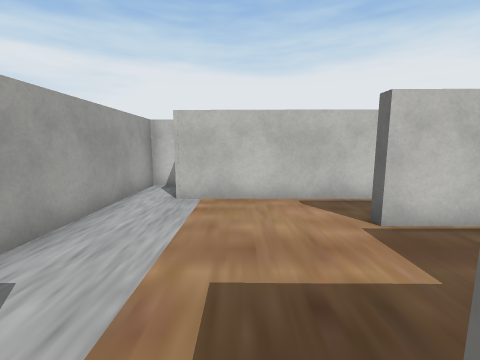
[1] (above)

19 first-person views from a walk through a 3-D level made in the Unity game engine. The camera is 1.4 m above the floor, tilts 8° down and sees 90° across. The floor is counted in squares, 1 m on a side. Each view is taken from the middle of a square. On the plan, view 1 faces up. The plan holds only what a view shows up to about 13 squares ahead; the rest is blank. The place goes on beyond the plan. The player is left out. Some surface patterns are stand-ins.

[2]
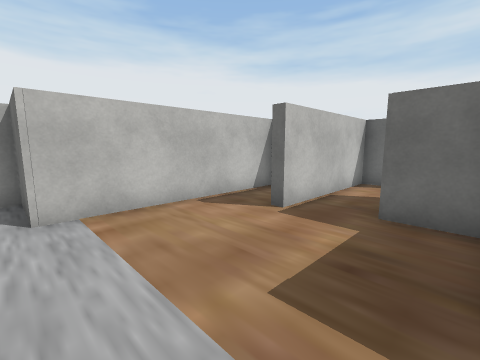

[3]
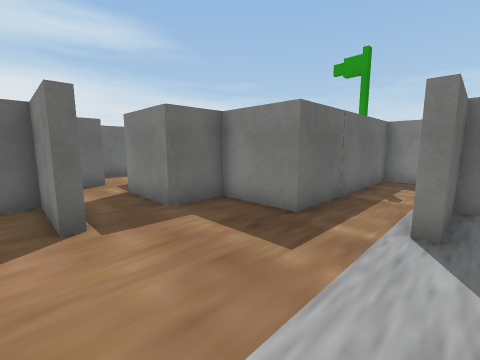

[4]
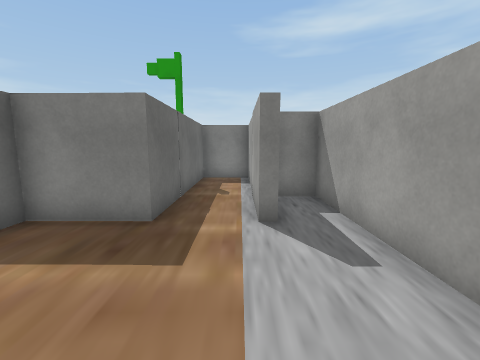

[5]
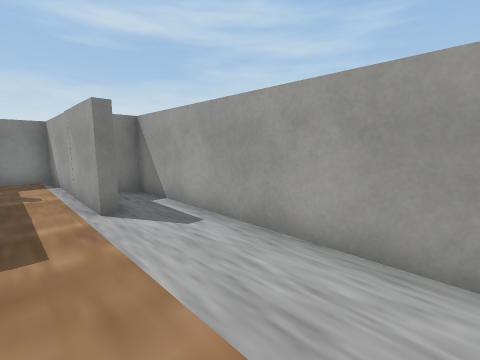

[6]
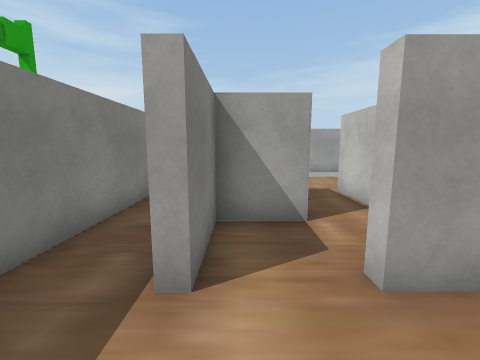

[7]
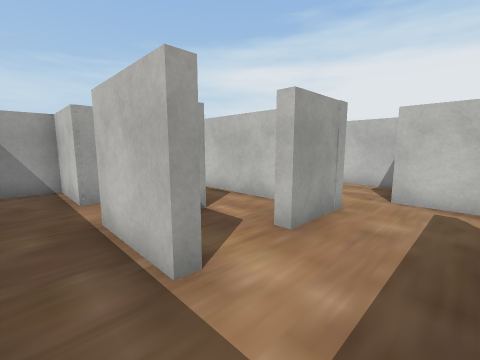

[8]
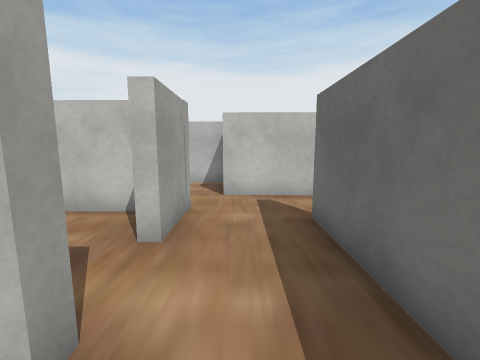

[9]
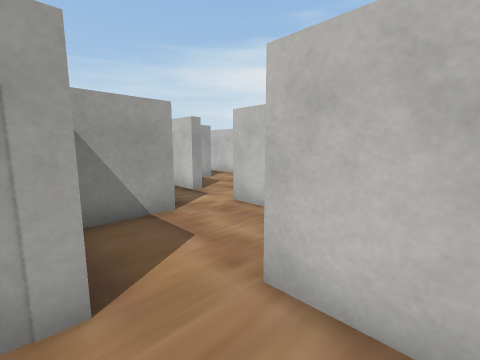

[10]
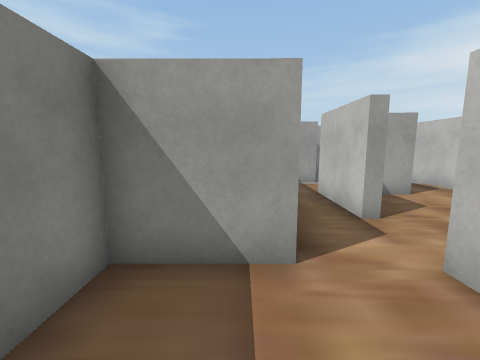

[11]
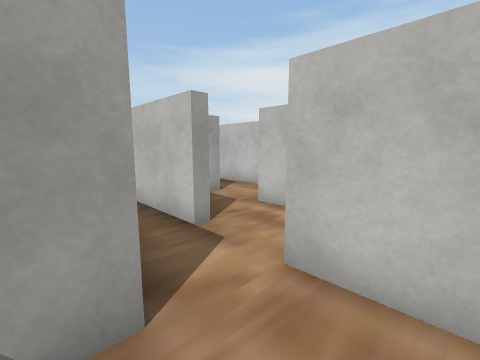

[12]
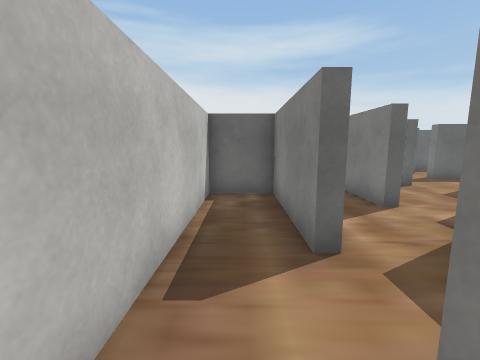

[13]
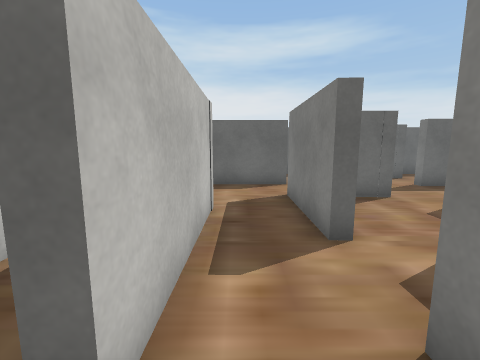

[14]
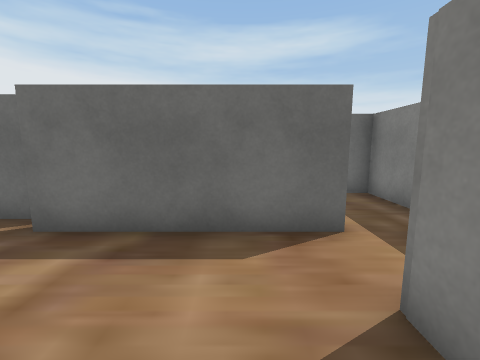

[15]
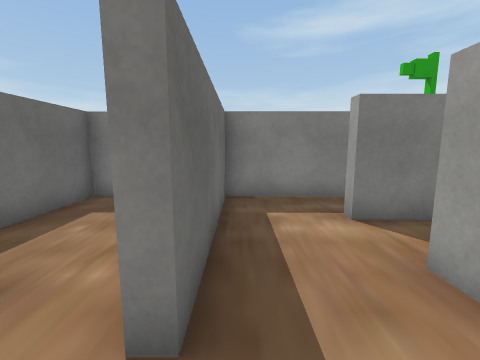

[16]
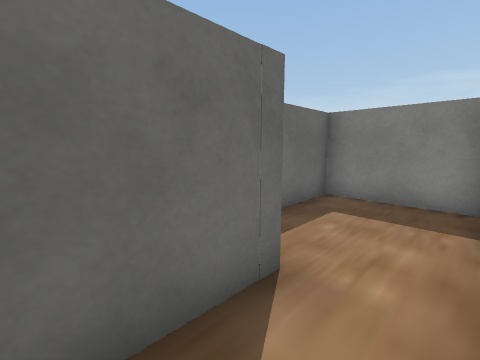

[17]
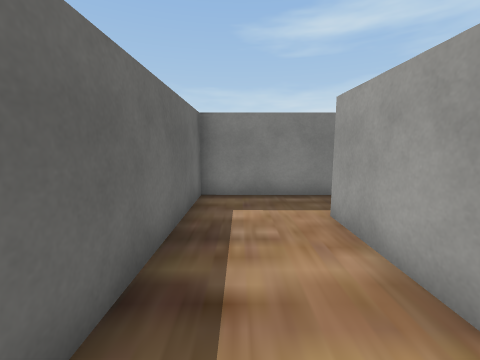

[18]
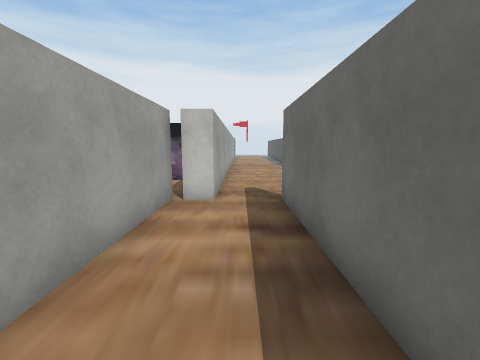

[19]
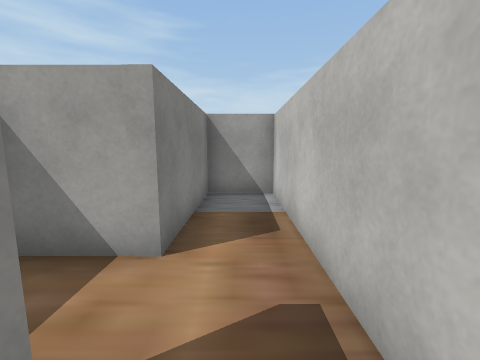

### Floor plan
Ten units are one square. View 1 is at (0, 0); x grows to the right and y downward. Boxes are objects, and circles mark ways between rooms. Rooms are numbered by the first view taken in them; rooms with no view inside come last. Other rooms are left out.
<svg viewBox="-36 -140 182 203">
<path fill="none" stroke="#000" d="M-17 -6 -14 -6 -14 58 7 58 7 -6 29 -6 30 -23 56 -23M55 -41 25 -41 25 -45 49 -44 49 -51M49 -63 -17 -64M-31 -86 -31 15M79 -24 75 -24 75 -41 55 -41M56 -23 56 -6 78 -6 78 -2M75 17 104 17 104 -24M104 -24 104 -36 109 -36M79 -45 79 -24M112 -58 85 -58M53 -68 53 -44 66 -44M83 -83 54 -83M85 -58 85 -68M30 -107 30 -110 71 -109 71 -129 -31 -130 -31 -110 11 -110M11 -110 11 -91M31 -87 35 -87M75 -106 56 -106M108 -82 108 -135M54 -87 90 -86M103 -62 141 -61 141 -135M124 -132 115 -132M112 -135 112 -82M34 -8 34 -2 11 -2 11 11M33 16 75 17M78 -2 53 -2M125 -28 125 -51M109 17 141 17 141 -18M35 -87 35 -83 7 -83M-14 -90 -14 -82M56 -106 30 -107M54 -83 54 -87"/>
<circle cx="50" cy="-30" r="3" fill="#2a7"/>
<circle cx="95" cy="-30" r="3" fill="#2a7"/>
<circle cx="80" cy="10" r="3" fill="#2a7"/>
<circle cx="80" cy="-50" r="3" fill="#2a7"/>
<circle cx="110" cy="-45" r="3" fill="#2a7"/>
<circle cx="50" cy="-80" r="3" fill="#2a7"/>
<circle cx="20" cy="-110" r="3" fill="#2a7"/>
<circle cx="30" cy="-100" r="3" fill="#2a7"/>
<circle cx="65" cy="-100" r="3" fill="#2a7"/>
<circle cx="45" cy="-90" r="3" fill="#2a7"/>
<text x="0" y="-20">1</text>
<text x="80" y="-10">2</text>
<text x="100" y="-40">3</text>
<text x="70" y="-70">4</text>
<text x="20" y="-120">5</text>
<text x="20" y="-100">6</text>
<text x="90" y="-110">7</text>
<text x="120" y="-90">8</text>
<text x="40" y="0">9</text>
<text x="120" y="-10">10</text>
<text x="10" y="-80">11</text>
<text x="40" y="-100">12</text>
</svg>
Room 1 opens to room 2. Room 2 opens to room 3. Room 2 opens to room 9. Room 3 opens to room 4. Room 3 opens to room 10. Room 4 opens to room 11. Room 5 opens to room 6. Room 6 opens to room 12. Room 7 opens to room 12. Room 11 opens to room 12.

Where each view was taken, in squares from view 1:
view 1: 0 up, 0 right, facing up
view 2: 1 up, 2 left, facing up-right
view 3: 5 up, 2 left, facing down-right
view 4: 5 up, 1 left, facing down
view 5: 6 up, 0 right, facing down-left
view 6: 1 up, 10 right, facing left
view 7: 1 down, 10 right, facing up-left
view 8: 1 down, 9 right, facing up
view 9: 4 up, 10 right, facing up-left
view 10: 6 up, 8 right, facing left
view 11: 6 up, 7 right, facing up-left
view 12: 12 up, 0 right, facing right
view 13: 10 up, 2 right, facing right
view 14: 10 up, 7 right, facing right
view 15: 5 up, 10 right, facing down
view 16: 5 up, 11 right, facing down-right
view 17: 13 up, 13 right, facing down
view 18: 7 up, 13 right, facing up
view 19: 12 up, 4 right, facing left
